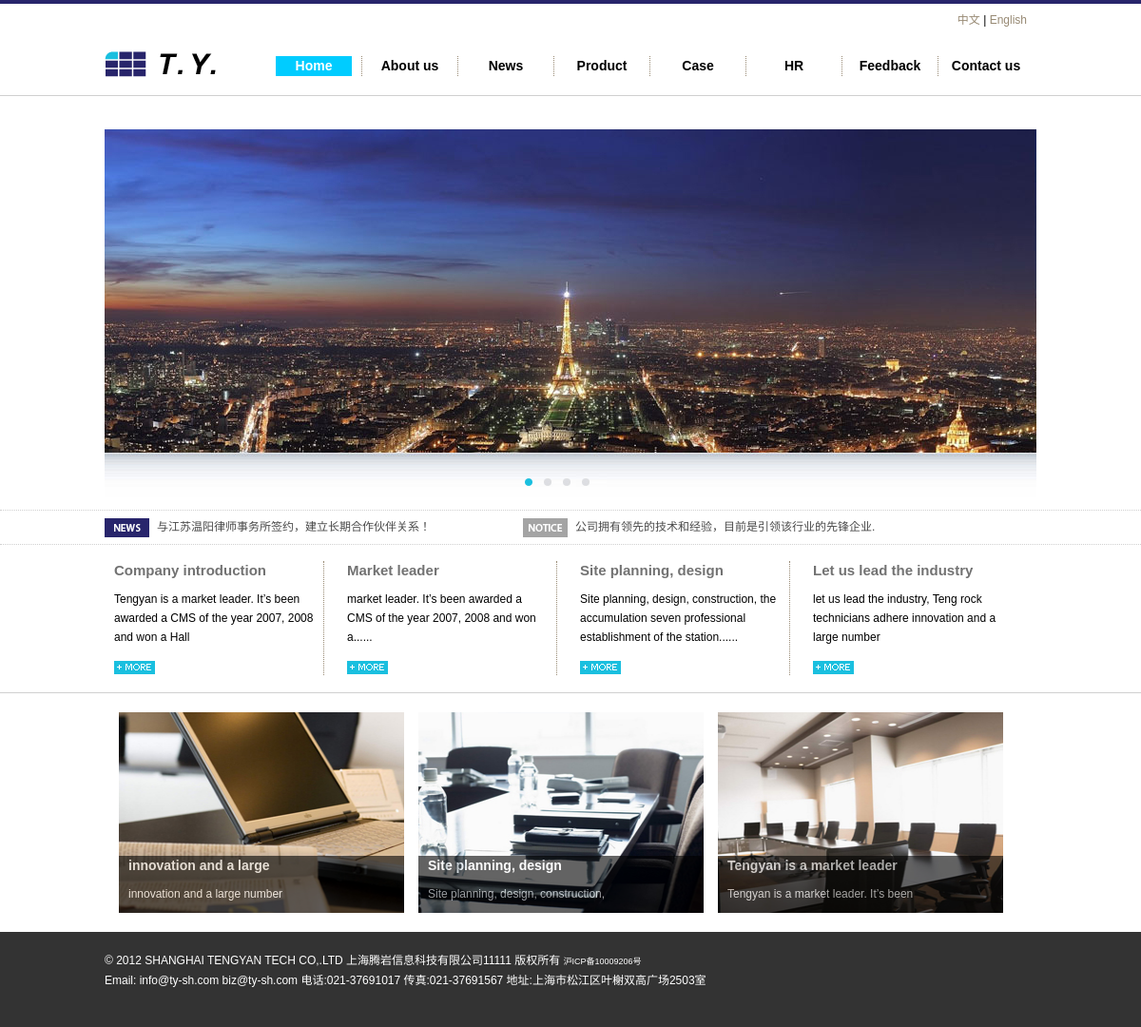
Page /en/index.php on the committed database.
### tables this page shows
CREATE TABLE `layoutpic` (
  `id_layoutpic` int(11) NOT NULL auto_increment,
  `id_layout` int(11) NOT NULL,
  `id_hr` int(11) NOT NULL,
  `title` varchar(250) NOT NULL,
  `intro` text NOT NULL,
  `url` varchar(250) NOT NULL,
  `opicname` varchar(250) NOT NULL,
  `spicname` varchar(250) NOT NULL,
  `dele` int(1) NOT NULL default '1',
  `type` varchar(3) NOT NULL,
  `indate` datetime NOT NULL,
  `modate` datetime NOT NULL,
  `deldate` datetime NOT NULL,
  `browsecount` int(11) NOT NULL,
  PRIMARY KEY  (`id_layoutpic`)
);

CREATE TABLE `layout` (
  `id_layout` int(11) NOT NULL auto_increment,
  `lang` int(1) NOT NULL default '1',
  `title` varchar(250) NOT NULL,
  `url` text NOT NULL,
  `intro` text NOT NULL,
  `content` text NOT NULL,
  `openstat` int(1) NOT NULL default '1',
  `ordernum` int(11) NOT NULL,
  PRIMARY KEY  (`id_layout`)
);

### www/inc/config.php (called while the page is built, shortened)
<?php
require_once("mysql.class.php");
$db_hostname="localhost";
$db_username="root";
$db_password="123456";
$db_database="demo-l1";
?>

### www/inc/function.class.php (called while the page is built, shortened)
<?php
$objDB=new mysql($db_hostname,$db_username,$db_password,$db_database);
$strSQL = "select iscopy,otherheader,title,keywords,description,icp,mapcode,statistics from siteset where id_siteset=1" ;
$objDB->Execute($strSQL);
function getcurrentfilename(){
return end(explode('/',$_SERVER["PHP_SELF"]));
}
function getlayoutinfo($lid,$tableField){
global	 $objDB;
$strSQL = "select $tableField from layout where id_layout='".$lid."'" ;
$objDB->Execute($strSQL);
$getlayoutinfo=$objDB->fields();
return $getlayoutinfo;
}
function getlayoutpic($lid,$postion){
global	 $objDB;
$strSQL = "select opicname as pic from layoutpic  where id_layout ='".$lid."' order by  id_layoutpic asc limit $postion,1" ;
$objDB->Execute($strSQL);
$arronepic=$objDB->fields();
return $arronepic[pic];
}
function getlayoutpicnuminfo($lid,$num,$tableField){
global	 $objDB;
$strSQL = "select $tableField from layoutpic  where id_layout ='".$lid."' order by  id_layoutpic asc limit 0,$num" ;
$objDB->Execute($strSQL);
$arrallpicinfo=$objDB->GetRows();
return $arrallpicinfo;
}
?>

### www/en/index.php (the view, shortened to what this page needs)
<!DOCTYPE html PUBLIC "-//W3C//DTD XHTML 1.0 Transitional//EN" "http://www.w3.org/TR/xhtml1/DTD/xhtml1-transitional.dtd">
<html xmlns="http://www.w3.org/1999/xhtml">
<head>
<link href="../inc/css/css1.css" rel="stylesheet" type="text/css">
<link href="../inc/css/homeslidenotext.css" rel="stylesheet" type="text/css">
</head>
<body>
<? require "header.php"; ?>
<div id="banner">
	<div id="container">
       			<div id="slides">
				<div class="slides_container">
                <?
                $getlayoutpicnuminfo=getlayoutpicnuminfo(3,4,'opicname as pic');
				for($i=0;$i<sizeof($getlayoutpicnuminfo);$i++){
				?>
					<a href="javascript:void(0)"><img src="/upload/layout/<?=$getlayoutpicnuminfo[$i][pic]?>" width="980" height="340" /></a>
                 <? }?>
                </div>
			</div>
	</div>
</div>
<div id="bannerbg"><img src="/inc/pics/bannerbg.gif"  /></div>
<div id="news">
<div id="news_listbox">
<div class="news_list">
<ul>
	<li style=" background: url(inc/pics/news.jpg) no-repeat left;"><a href="/about/about.php?pageid=1"> 与江苏温阳律师事务所签约，建立长期合作伙伴关系！</a></li>
</ul>
</div>
<div class="news_list">
<ul>
	<li style=" background: url(inc/pics/notice.jpg) no-repeat left;"><a href="/about/about.php?pageid=2">公司拥有领先的技术和经验，目前是引领该行业的先锋企业.</a></li>
</ul>
</div>
</div>
</div>
<div id="contentbox">
<div id="content">
<?
$getlayoutpicnuminfo=getlayoutpicnuminfo(6,4,'title,intro,url');
for($i=0;$i<sizeof($getlayoutpicnuminfo);$i++){
?>
<div class="newsinfo">
<div class="innerinfo" <? if($i==3){echo 'style="border:none"';}?>>
<h1><?=$getlayoutpicnuminfo[$i][title]?></h1>
<p><?=$getlayoutpicnuminfo[$i][intro]?></p>
<p><a href="<?=$getlayoutpicnuminfo[$i][url]?>"><img src="/inc/pics/more.jpg" /></a></p>
</div>
</div>
<? }?>
</div>
</div>
<div id="content_pic">
<?
$getlayoutpicnuminfo=getlayoutpicnuminfo(7,3,'title,intro,url,opicname as pic');
for($i=0;$i<sizeof($getlayoutpicnuminfo);$i++){
?>
<div class="onepicbox">
 <a href="<?=$getlayoutpicnuminfo[$i][url]?>"><img src="/upload/layout/<?=$getlayoutpicnuminfo[$i][pic]?>"  /></a>
<div class="picinfo">
<h1><?=$getlayoutpicnuminfo[$i][title]?></h1>
<p><?=$getlayoutpicnuminfo[$i][intro]?></p>
</div>
</div>
<? }?>
</div>
<? require "footer.php"; ?>
</body>
</html>

### www/en/header.php (shortened to what this page needs)
<div id="header_box">
<div id="header" >
<div id="header_logo"><a href="/"><img src="/upload/layout/<?=getlayoutpic(1,0)?>" width="132" height="27" /></a></div>
<div id="header_menubox">
<div id="header_language"><a href="/">中文</a> | <a href="/en/">English</a></div>
<div id="header_menu" style="position: relative">
<ul  id="menu">
<li><a href="/en/" id="n1"  <? if(getcurrentfilename()=='index.php'){echo ' class="curr"';}?>>Home</a></li>
<li><a href="/en/about/about.php?pageid=8" id="n2"  <? if(getcurrentfilename()=='about.php'){echo ' class="curr"';}?>>About us</a></li>
<li><a href="/en/news/news.php" id="n3"  <? if(getcurrentfilename()=='news.php'){echo ' class="curr"';}?>>News</a></li>
<li><a href="/en/product/product.php?id1=7" id="n4"  <? if(getcurrentfilename()=='product.php'){echo ' class="curr"';}?>>Product</a></li>
<li><a href="/en/case/case.php" id="n5"  <? if(getcurrentfilename()=='case.php'){echo ' class="curr"';}?>>Case</a></li>
<li><a href="/en/about/hr.php?pageid=13" id="n6"  <? if(getcurrentfilename()=='hr.php'){echo ' class="curr"';}?>>HR</a></li>
<li><a href="javascript:void(0)"  onclick="needsendmail2();" id="n7"  >Feedback</a></li>
<li style="border-right: none;"><a href="/en/about/contact.php?pageid=14" id="n8"  <? if(getcurrentfilename()=='contact.php'){echo ' class="curr"';}?>>Contact us</a></li>
</ul>
</div>
</div>
</div>
</div>

### www/en/footer.php (shortened to what this page needs)
<div id="footer">
<div id="footer_info">
<p>
<?
$footertext=getlayoutinfo(8,'content');
echo $footertext[content];
?>
</p>
</div>
</div>

### www/inc/css/css1.css (style rules this page uses)
html,body,div,img,h1,h2,h3,h4,h5,h6,ul,p,blockquote,form,fieldset,table,th,td,fieldset,legend { margin:0;padding:0;border:0; }
html { overflow-y:scroll; }
body { font-size:87.5%; }
a { outline:none; border-style: none; -moz-outline-style: none; }
p,ul,ol { margin-bottom:15px; }
li { margin-left:20px; }
a { color: #183F72; text-decoration: underline; }
body { font-family: Arial, Helvetica, sans-serif; text-align:left; font-size: 9pt; background-color:#fff; line-height: 1.5em; }
h1 { color: #000000; font-size: 20px; font-weight: normal; font-family: Arial; margin: 0 0 10px 0; padding: 0; line-height: 1.5em; }
#header_box { width: 100%;height:96px;border-top: 4px #28256B solid;border-bottom:1px #D0D0D0 solid; }
#header { width: 980px;height:96px;margin: 0 auto; }
#header_logo { float:left;width: 137px;height:30px; margin-top:50px; }
#header_menubox { float:right;width:840px; height:96px; }
#header_language { float:right; margin-right:10px;width:300px; height:30px; text-align:right; line-height:35px; }
#header_language a { font-size: 9pt; color: #978973; text-decoration: none; font-weight: normal; }
#header_menu { float:right; margin-top:25px;width:810px; height:21px; }
#menu { font-size:14px; }
#menu, #menu li { list-style:none; padding:0; margin:0; border-right:1px dotted #978973; }
#menu li { float:left; width:100px; height:21px; }
#menu li a { display:block; width:80px; margin-left:10px; height:21px; line-height:20px; text-align:center;color:#000; text-decoration:none;font-size:14px; font-weight: bold }
#menu li a.curr { color:#fff; text-decoration:none; font-size:14px; font-weight: bold; height:21px; background-color: #0CF }
#banner { margin:0 auto; margin-top:35px; width:980px; height:340px; }
#bannerbg { margin:0 auto;width:980px; height:60px; }
#news { width:100%; height:35px; border-top:1px #D0D0D0 dotted; border-bottom:1px #D0D0D0 dotted; }
#news_listbox { width:980px;height:35px;margin: 0px auto; }
.news_list { float:left;width:440px;height:20px; margin-top:8px; }
.news_list ul { list-style: none; }
.news_list li { float:left; margin:0px; padding:0px; width:440px;height:20px; }
.news_list li a { margin-left:55px;font-size: 9pt;color: #494949; text-decoration: none; font-weight: normal; }
#contentbox { width: 100%;height:155px;border-bottom:1px #D0D0D0 solid; }
#content { width: 980px;height:155px;margin: 0 auto; }
.newsinfo { float:left;width:245px;height:155px; }
.innerinfo { float:left; margin-left:10px; margin-top:17px; padding-right:10px;width:210px;height:120px; border-right:1px dotted #978973; }
.newsinfo h1 { font-size:15px;font-weight: bold; color: #727272;line-height: 20px; }
.newsinfo p { font-size:12px;color: #000000;line-height: 20px; }
#content_pic { width: 980px;height:211px;margin: 0 auto; margin-top:20px; margin-bottom:20px; }
.onepicbox { position: relative;float:left;width:300px;height:211px; margin-left:15px; }
.onepicbox img { width:300px;height:211px; }
.picinfo { position:absolute;left:0px;bottom:0px;width:100%;height:60px; filter: alpha(opacity=60);opacity: 0.6;background: #000; }
.picinfo h1 { margin-left:10px; font-size:14px;color: #fff; font-weight: bold; }
.picinfo p { margin-left:10px; font-size:12px;color: #fff; }
#footer { width: 100%;height:100px;background-color: #333333; color:#FFFFFF }
#footer_info { width: 980px;height:100px;margin: 0 auto; }
#footer p { float:left; margin-top:20px;line-height:20px; }
#footer a { font-size: 9px; color: #FFFFFF; text-decoration: none; font-weight: normal; }

### www/inc/css/homeslidenotext.css (style rules this page uses)
#container { float:left; width:980px; margin:0 auto; position:relative; z-index:0; }
#slides { position:absolute; top:0px; left:0px; z-index:100; }
.slides_container { width:980px; overflow:hidden; position:relative; display:none; }
.slides_container a { width:980px; height:340px; display:block; }
.slides_container a img { display:block; }

### rows in the picture
layoutpic: opicname (picture)
layoutpic: opicname (picture)
layoutpic: title "Company introduction", intro "Tengyan is a market leader. It’s been awarded a CMS of the year 2007, 2008 and won a Hall"
layoutpic: title "Market leader", intro "market leader. It’s been awarded a CMS of the year 2007, 2008 and won a......"
layoutpic: title "Site planning, design", intro "Site planning, design, construction, the accumulation seven professional establishment of the station......"
layoutpic: title "Let us lead the industry", intro "let us lead the industry, Teng rock technicians adhere innovation and a large number"
layoutpic: opicname (picture), title "innovation and a large", intro "innovation and a large number"
layoutpic: opicname (picture), title "Site planning, design", intro "Site planning, design, construction,"
layoutpic: opicname (picture), title "Tengyan is a market leader", intro "Tengyan is a market leader. It’s been"
layout: content "© 2012 SHANGHAI TENGYAN TECH CO,.LTD 上海腾岩信息科技有限公司11111 版权所有 沪ICP备10009206号 Email: info@ty-sh.com biz@ty-sh.com 电话:021-37691017 传真:021-37691567 地址:上海市松江区叶榭双高广场2503室"
